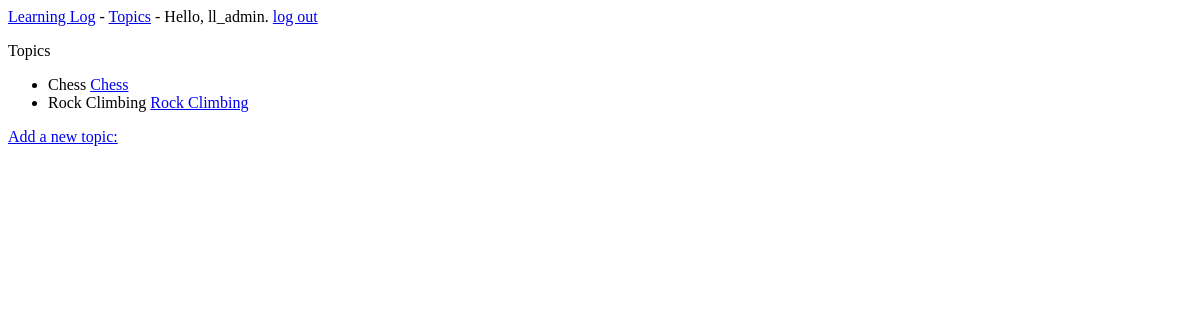
Page /topics/ (signed in) on the earlier database version.
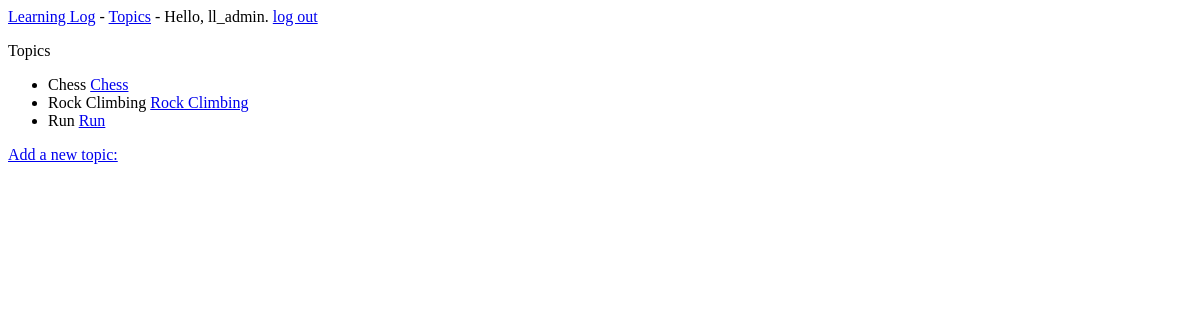
Same page on the later database version.
### learning_logs/models.py (models this page shows)
class Topic(models.Model):
	text = models.CharField(max_length=200)
	date_added = models.DateTimeField(auto_now_add= True)
	owner = models.ForeignKey(User,on_delete=models.CASCADE)
	def __str__(self):
		return self.text

### learning_logs/views.py (the view)
# urls.py: path('topics/',views.topics,name='topics'),
@login_required
def topics(request):
	topics = Topic.objects.order_by('date_added')
	context = {'topics':topics}
	return render(request,'learning_logs/topics.html',context)

### learning_logs/templates/learning_logs/topics.html
{% extends "learning_logs/base.html" %}
{% block content %}
  <p>Topics</p>
  <ul>
  	{% for topic in topics %}
  	  <li>
  	  	{{ topic }}
  	  	<a href="{% url 'learning_logs:topic' topic.id %}">{{topic}}</a>
  	  </li>
  	{% empty %}
  	  <li>No topics have been added yet.</li>
  	{% endfor %}
  </ul>
  <a href="{% url 'learning_logs:new_topic' %}">Add a new topic:</a>
{% endblock content %}

Differences in the rows shown:
added Topic: text "Run"
